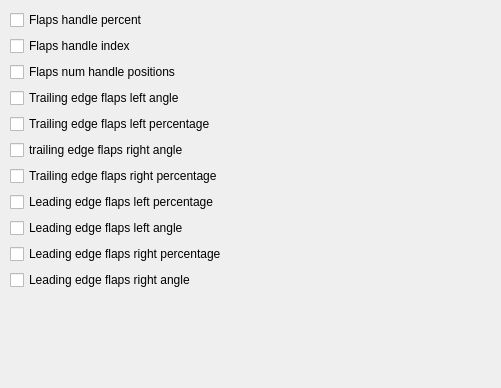
              <widget class="QWidget" name="flapsTab">
               <property name="enabled">
                <bool>true</bool>
               </property>
               <attribute name="title">
                <string>Flaps</string>
               </attribute>
               <widget class="QWidget" name="formLayoutWidget_2">
                <property name="geometry">
                 <rect>
                  <x>10</x>
                  <y>10</y>
                  <width>482</width>
                  <height>369</height>
                 </rect>
                </property>
                <property name="styleSheet">
                 <string/>
                </property>
                <layout class="QFormLayout" name="formLayout_6">
                 <property name="rowWrapPolicy">
                  <enum>QFormLayout::WrapAllRows</enum>
                 </property>
                 <item row="0" column="0">
                  <widget class="QCheckBox" name="cbFlapsHandlePercent">
                   <property name="styleSheet">
                    <string notr="true"/>
                   </property>
                   <property name="text">
                    <string>Flaps handle percent</string>
                   </property>
                  </widget>
                 </item>
                 <item row="1" column="0">
                  <widget class="QCheckBox" name="cbFlapsHandleIndex">
                   <property name="styleSheet">
                    <string notr="true"/>
                   </property>
                   <property name="text">
                    <string>Flaps handle index</string>
                   </property>
                  </widget>
                 </item>
                 <item row="2" column="0">
                  <widget class="QCheckBox" name="cbFlapsNumHandlePositions">
                   <property name="styleSheet">
                    <string notr="true"/>
                   </property>
                   <property name="text">
                    <string>Flaps num handle positions</string>
                   </property>
                  </widget>
                 </item>
                 <item row="3" column="0">
                  <widget class="QCheckBox" name="cbTrailingEdgeFlapsLeftAngle">
                   <property name="styleSheet">
                    <string notr="true"/>
                   </property>
                   <property name="text">
                    <string>Trailing edge flaps left angle</string>
                   </property>
                  </widget>
                 </item>
                 <item row="4" column="0">
                  <widget class="QCheckBox" name="cbTrailingEdgeFlapsLeftPercent">
                   <property name="styleSheet">
                    <string notr="true"/>
                   </property>
                   <property name="text">
                    <string>Trailing edge flaps left percentage</string>
                   </property>
                  </widget>
                 </item>
                 <item row="5" column="0">
                  <widget class="QCheckBox" name="cbTrailingEdgeFlapsRightAngle">
                   <property name="styleSheet">
                    <string notr="true"/>
                   </property>
                   <property name="text">
                    <string>trailing edge flaps right angle</string>
                   </property>
                  </widget>
                 </item>
                 <item row="6" column="0">
                  <widget class="QCheckBox" name="cbTrailingEdgeFlapsRightPercent">
                   <property name="styleSheet">
                    <string notr="true"/>
                   </property>
                   <property name="text">
                    <string>Trailing edge flaps right percentage</string>
                   </property>
                  </widget>
                 </item>
                 <item row="7" column="0">
                  <widget class="QCheckBox" name="cbLeadingEdgeFlapsLeftPercent">
                   <property name="styleSheet">
                    <string notr="true"/>
                   </property>
                   <property name="text">
                    <string>Leading edge flaps left percentage</string>
                   </property>
                  </widget>
                 </item>
                 <item row="8" column="0">
                  <widget class="QCheckBox" name="cbLeadingEdgeFlapsLeftAngle">
                   <property name="styleSheet">
                    <string notr="true"/>
                   </property>
                   <property name="text">
                    <string>Leading edge flaps left angle</string>
                   </property>
                  </widget>
                 </item>
                 <item row="9" column="0">
                  <widget class="QCheckBox" name="cbLeadingEdgeFlapsRightPercent">
                   <property name="styleSheet">
                    <string notr="true"/>
                   </property>
                   <property name="text">
                    <string>Leading edge flaps right percentage</string>
                   </property>
                  </widget>
                 </item>
                 <item row="10" column="0">
                  <widget class="QCheckBox" name="cbLeadingEdgeFlapsRightAngle">
                   <property name="styleSheet">
                    <string notr="true"/>
                   </property>
                   <property name="text">
                    <string>Leading edge flaps right angle</string>
                   </property>
                  </widget>
                 </item>
                </layout>
               </widget>
              </widget>
